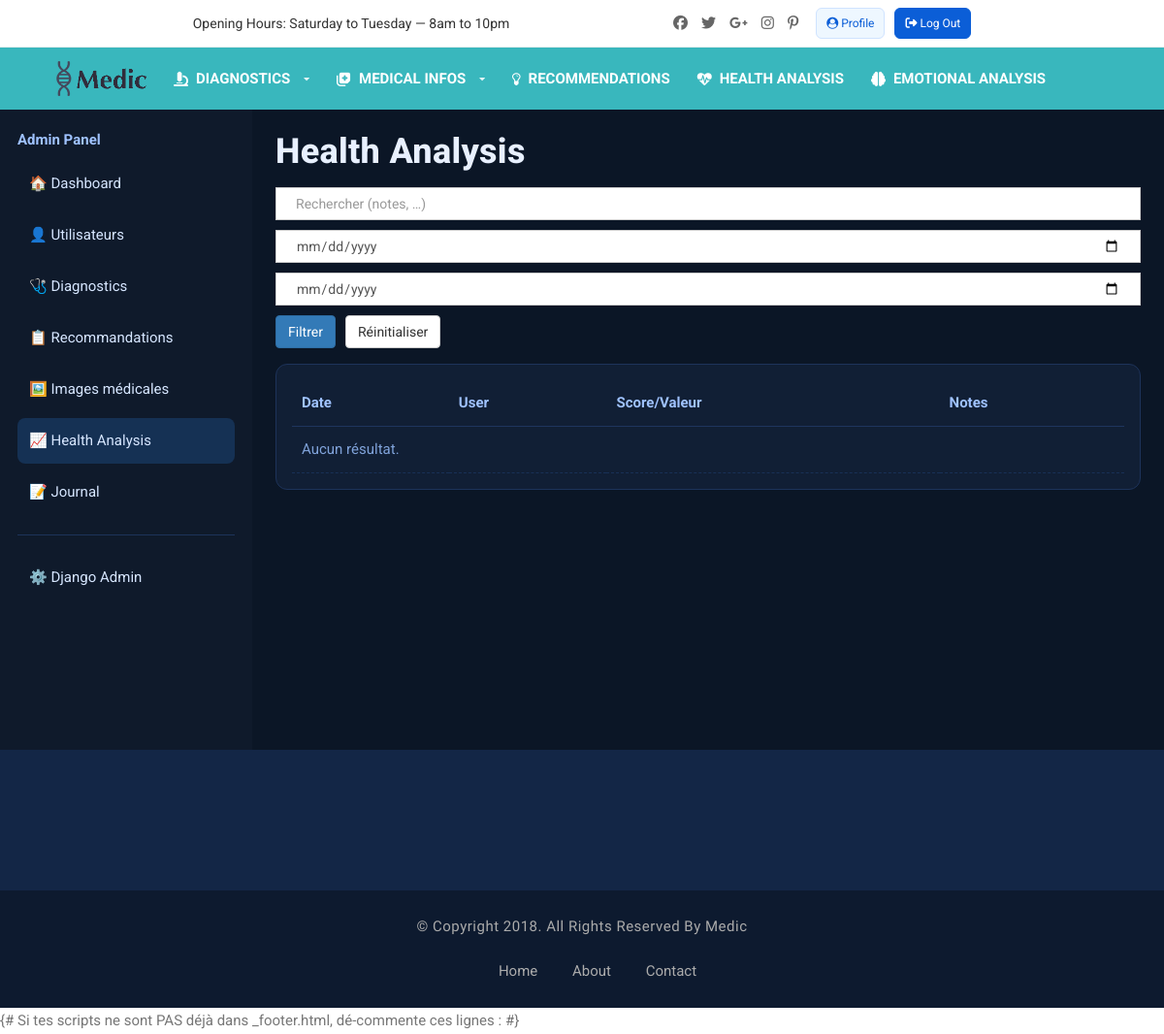
/dashboard/health/ (signed in), run on an earlier commit of the app's database.
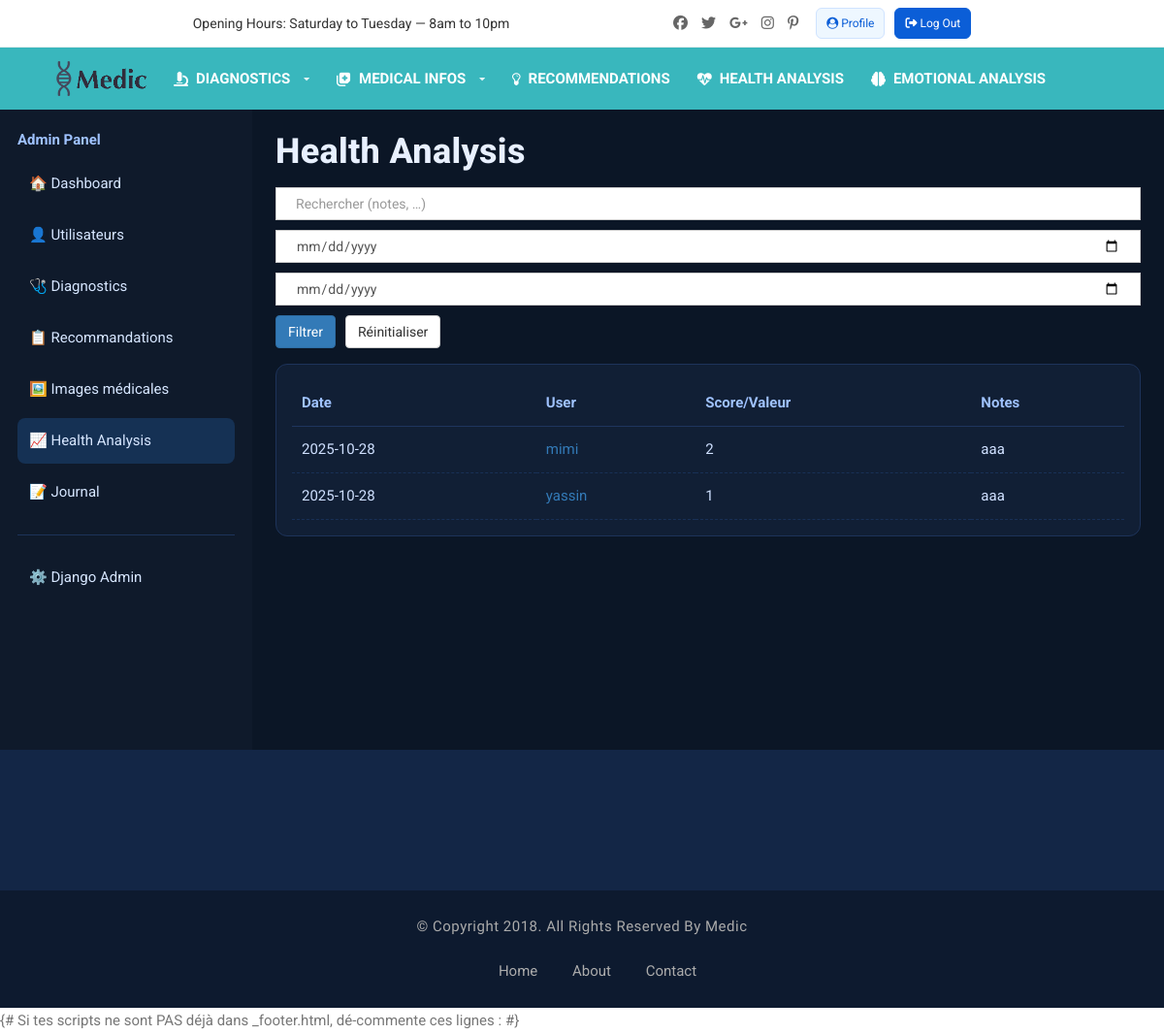
And on a later commit of the database.
### users/models.py (models this page shows, shortened)
class CustomUser(AbstractUser):
    age = models.PositiveIntegerField(null=True, blank=True)
    poids = models.FloatField(null=True, blank=True)
    taille = models.FloatField(null=True, blank=True)
    preferences = models.JSONField(default=dict, blank=True)
    groups = models.ManyToManyField(
        Group,
        related_name="customuser_set",
        blank=True,
        help_text="The groups this user belongs to.",
        verbose_name="groups",
    )
    user_permissions = models.ManyToManyField(
        Permission,
        related_name="customuser_permissions_set",
        blank=True,
        help_text="Specific permissions for this user.",
        verbose_name="user permissions",
    )

### journal/models.py (models this page shows, shortened)
class HealthData(models.Model):
    user = models.ForeignKey(settings.AUTH_USER_MODEL, on_delete=models.CASCADE, related_name="health_data")
    date = models.DateField()
    symptoms = models.TextField(blank=True, null=True)
    pain_level = models.IntegerField(
        validators=[MinValueValidator(0), MaxValueValidator(10)],
        null=True, blank=True
    )
    sleep_duration = models.FloatField(help_text="Durée en heures", null=True, blank=True)
    sleep_quality = models.IntegerField(
        validators=[MinValueValidator(1), MaxValueValidator(5)],
        help_text="1 (mauvais) à 5 (excellent)",
        null=True, blank=True
    )
    steps_count = models.IntegerField(default=0)
    exercise_duration = models.FloatField(default=0, help_text="Durée en minutes")
    activity_type = models.CharField(max_length=100, blank=True)
    medications = models.TextField(blank=True, null=True)
    medication_adherence = models.BooleanField(default=True)
    blood_pressure_systolic = models.IntegerField(null=True, blank=True)
    blood_pressure_diastolic = models.IntegerField(null=True, blank=True)
    heart_rate = models.IntegerField(null=True, blank=True)
    weight = models.FloatField(null=True, blank=True, help_text="Poids en kg")
    created_at = models.DateTimeField(auto_now_add=True)
    updated_at = models.DateTimeField(auto_now=True)
    class Meta:
        ordering = ['-date']
        verbose_name = "Donnée Santé"
        verbose_name_plural = "Données Santé"

### adminpanel/views.py (the view)
# urls.py: path("health/", health_list, name="health"),
@staff_member_required
def health_list(request):
    Model = HealthData
    if not Model:
        return render(request, "adminpanel/health_list.html", {
            "section": "health", "page_obj": None, "rows": [],
            "user_fk": None, "q": request.GET.get('q', ''), "error": "Modèle HealthData introuvable."
        })
    u_fk = user_fk_name(Model)
    qs = Model.objects.all()
    if u_fk:
        qs = qs.select_related(u_fk)
    qs = apply_common_filters(qs, Model, request)
    page_obj = paginate(request, qs)
    rows = rows_for_health(page_obj.object_list)
    return render(request, "adminpanel/health_list.html", {
        "section": "health", "page_obj": page_obj, "rows": rows,
        "user_fk": u_fk, "q": request.GET.get('q', ''),
    })

### adminpanel/views.py (called while the page is built, shortened)
def user_fk_name(Model):
    if not Model:
        return None
    for f in Model._meta.get_fields():
        rel = getattr(f, 'remote_field', None)
        if rel and getattr(rel, 'model', None) == User:
            return f.name
    for name in ('user', 'patient', 'utilisateur', 'owner'):
        if any(getattr(ff, "name", "") == name for ff in Model._meta.get_fields()):
            return name
    return None

def date_field_name(Model):
    for name in ('created_at', 'date', 'created', 'timestamp', 'updated_at'):
        if any(getattr(f, "name", "") == name for f in Model._meta.get_fields()):
            return name
    return 'id'

def apply_common_filters(qs, Model, request):
    q = request.GET.get('q', '').strip()
    d1 = request.GET.get('from')
    d2 = request.GET.get('to')
    dt = date_field_name(Model)
    if d1:
        qs = qs.filter(**{f"{dt}__date__gte": d1})
    if d2:
        qs = qs.filter(**{f"{dt}__date__lte": d2})
    u_fk = user_fk_name(Model)
    if u_fk and (u_id := request.GET.get('user')):
        qs = qs.filter(**{f"{u_fk}_id": u_id})
    qs = qs.order_by(f"-{date_field_name(Model)}")
    return qs

### adminpanel/templates/adminpanel/health_list.html (shortened to what this page needs)
{% extends "adminpanel/_layout.html" %}
{% block panel %}
<h1 class="ap-h1">Health Analysis {% if filter_user %}— {{ filter_user.get_full_name|default:filter_user.username }}{% endif %}</h1>
<form class="ap-toolbar" method="get">
  <input class="form-control ap-search" type="text" name="q" value="{{ q }}" placeholder="Rechercher (notes, …)">
  <input class="form-control" type="date" name="from" value="{{ request.GET.from }}">
  <input class="form-control" type="date" name="to" value="{{ request.GET.to }}">
  <button class="btn btn-primary">Filtrer</button>
  <a class="btn btn-default" href="{% url 'adminpanel:health' %}">Réinitialiser</a>
</form>
<div class="ap-card">
  <table class="ap-table">
    <thead><tr><th>Date</th><th>User</th><th>Score/Valeur</th><th>Notes</th></tr></thead>
    <tbody>
      {% for r in rows %}
      <tr>
        <td>{{ r.date|date:"Y-m-d" }}</td>
        <td>{% if r.user %}<a href="{% url 'adminpanel:health_user' r.user.id %}">{{ r.user.get_full_name|default:r.user.username }}</a>{% else %}—{% endif %}</td>
        <td>{{ r.score|default:"—" }}</td>
        <td>{{ r.notes|default:"—" }}</td>
      </tr>
      {% empty %}<tr><td colspan="4" class="ap-empty">Aucun résultat.</td></tr>{% endfor %}
    </tbody>
  </table>
</div>
{% endblock %}

What changed in the data, as far as the page shows it:
now on this page (row edited): CustomUser: date "2025-10-28", user.get_full_name "mimi", score "2", notes "aaa"
added CustomUser: date "2025-10-28", user.get_full_name "yassin", score "1", notes "aaa"
Also different on the page:
text no longer shown: "Aucun résultat."
